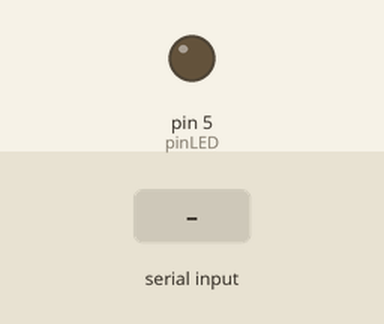
The sketch below on a simulated Arduino Uno, built with avr-gcc and run on an emulated ATmega328P. On the bench: output pins drawn as LEDs (lit = HIGH). The inputs (shaded band) are chosen by the test bench.

Above: at 1.2 s.
1.3 s: "1" received over Serial
At 1.62 s:
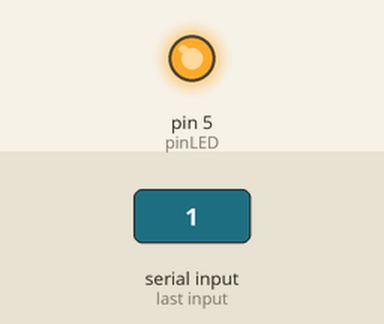
Timing chart, 0 to 4.3 s (numbered marks = the images above; inputs shaded):
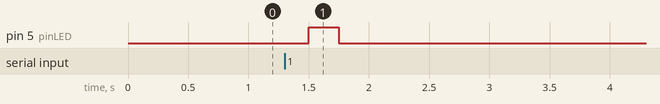

Measured:
- after the input at 1.3 s, pin 5 (pinLED): LOW → HIGH after 0.20 s, → LOW 0.25 s later

The sketch:

372_Slave.ino
```cpp
#define pinLED 5
char dataSlave;
void setup() {
//Pilih nilai port serial
Serial.begin(9600);
//Inisialisasi port output
pinMode(pinLED,OUTPUT);
}
void loop() {
    dataSlave = Serial.read();

    if(dataSlave == '1'){
        digitalWrite(pinLED,HIGH);
    }
    else{
        digitalWrite(pinLED,LOW);
    }
    delay(250);
}
```
